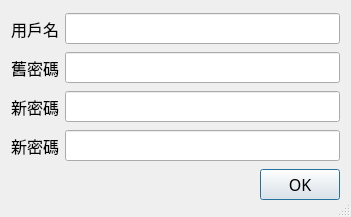
<?xml version="1.0" encoding="UTF-8"?>
<ui version="4.0">
 <class>dlg_pwd</class>
 <widget class="QDialog" name="dlg_pwd">
  <property name="geometry">
   <rect>
    <x>0</x>
    <y>0</y>
    <width>351</width>
    <height>217</height>
   </rect>
  </property>
  <property name="font">
   <font>
    <family>Microsoft JhengHei</family>
    <pointsize>12</pointsize>
    <weight>9</weight>
    <italic>false</italic>
    <bold>false</bold>
   </font>
  </property>
  <property name="windowTitle">
   <string>新增用戶</string>
  </property>
  <property name="windowIcon">
   <iconset resource="../res/mycis.qrc">
    <normaloff>:/res/img/surgeon.png</normaloff>:/res/img/surgeon.png</iconset>
  </property>
  <property name="styleSheet">
   <string notr="true">font: 75 12pt &quot;Microsoft JhengHei&quot;;</string>
  </property>
  <property name="sizeGripEnabled">
   <bool>true</bool>
  </property>
  <layout class="QHBoxLayout" name="horizontalLayout_5">
   <item>
    <layout class="QGridLayout" name="gridLayout">
     <item row="0" column="0">
      <layout class="QHBoxLayout" name="horizontalLayout">
       <item>
        <widget class="QLabel" name="lbl_user">
         <property name="font">
          <font>
           <family>Microsoft JhengHei</family>
           <pointsize>12</pointsize>
           <weight>9</weight>
           <italic>false</italic>
           <bold>false</bold>
          </font>
         </property>
         <property name="text">
          <string>用戶名</string>
         </property>
         <property name="buddy">
          <cstring>led_user</cstring>
         </property>
        </widget>
       </item>
       <item>
        <widget class="QLineEdit" name="led_user">
         <property name="text">
          <string/>
         </property>
         <property name="echoMode">
          <enum>QLineEdit::Password</enum>
         </property>
        </widget>
       </item>
      </layout>
     </item>
     <item row="1" column="0">
      <layout class="QHBoxLayout" name="horizontalLayout_2">
       <item>
        <widget class="QLabel" name="lbl_pwd">
         <property name="font">
          <font>
           <family>Microsoft JhengHei</family>
           <pointsize>12</pointsize>
           <weight>9</weight>
           <italic>false</italic>
           <bold>false</bold>
          </font>
         </property>
         <property name="text">
          <string>舊密碼</string>
         </property>
         <property name="buddy">
          <cstring>led_pwd</cstring>
         </property>
        </widget>
       </item>
       <item>
        <widget class="QLineEdit" name="led_pwd">
         <property name="text">
          <string/>
         </property>
         <property name="echoMode">
          <enum>QLineEdit::Password</enum>
         </property>
        </widget>
       </item>
      </layout>
     </item>
     <item row="2" column="0">
      <layout class="QHBoxLayout" name="horizontalLayout_3">
       <item>
        <widget class="QLabel" name="lbl_pwd_2">
         <property name="font">
          <font>
           <family>Microsoft JhengHei</family>
           <pointsize>12</pointsize>
           <weight>9</weight>
           <italic>false</italic>
           <bold>false</bold>
          </font>
         </property>
         <property name="text">
          <string>新密碼</string>
         </property>
         <property name="buddy">
          <cstring>led_pwd_2</cstring>
         </property>
        </widget>
       </item>
       <item>
        <widget class="QLineEdit" name="led_pwd_2">
         <property name="text">
          <string/>
         </property>
         <property name="echoMode">
          <enum>QLineEdit::Password</enum>
         </property>
        </widget>
       </item>
      </layout>
     </item>
     <item row="4" column="0">
      <widget class="QDialogButtonBox" name="bnb">
       <property name="font">
        <font>
         <family>Microsoft JhengHei</family>
         <pointsize>12</pointsize>
         <weight>9</weight>
         <italic>false</italic>
         <bold>false</bold>
        </font>
       </property>
       <property name="styleSheet">
        <string notr="true"/>
       </property>
       <property name="orientation">
        <enum>Qt::Horizontal</enum>
       </property>
       <property name="standardButtons">
        <set>QDialogButtonBox::Ok</set>
       </property>
       <property name="centerButtons">
        <bool>false</bool>
       </property>
      </widget>
     </item>
     <item row="3" column="0">
      <layout class="QHBoxLayout" name="horizontalLayout_4">
       <item>
        <widget class="QLabel" name="lbl_pwd_3">
         <property name="font">
          <font>
           <family>Microsoft JhengHei</family>
           <pointsize>12</pointsize>
           <weight>9</weight>
           <italic>false</italic>
           <bold>false</bold>
          </font>
         </property>
         <property name="text">
          <string>新密碼</string>
         </property>
         <property name="buddy">
          <cstring>led_pwd_3</cstring>
         </property>
        </widget>
       </item>
       <item>
        <widget class="QLineEdit" name="led_pwd_3">
         <property name="text">
          <string/>
         </property>
         <property name="echoMode">
          <enum>QLineEdit::Password</enum>
         </property>
        </widget>
       </item>
      </layout>
     </item>
    </layout>
   </item>
  </layout>
 </widget>
 <resources>
  <include location="../res/mycis.qrc"/>
 </resources>
 <connections>
  <connection>
   <sender>bnb</sender>
   <signal>accepted()</signal>
   <receiver>dlg_pwd</receiver>
   <slot>accept()</slot>
   <hints>
    <hint type="sourcelabel">
     <x>245</x>
     <y>178</y>
    </hint>
    <hint type="destinationlabel">
     <x>157</x>
     <y>274</y>
    </hint>
   </hints>
  </connection>
  <connection>
   <sender>bnb</sender>
   <signal>rejected()</signal>
   <receiver>dlg_pwd</receiver>
   <slot>reject()</slot>
   <hints>
    <hint type="sourcelabel">
     <x>245</x>
     <y>178</y>
    </hint>
    <hint type="destinationlabel">
     <x>286</x>
     <y>274</y>
    </hint>
   </hints>
  </connection>
 </connections>
</ui>
